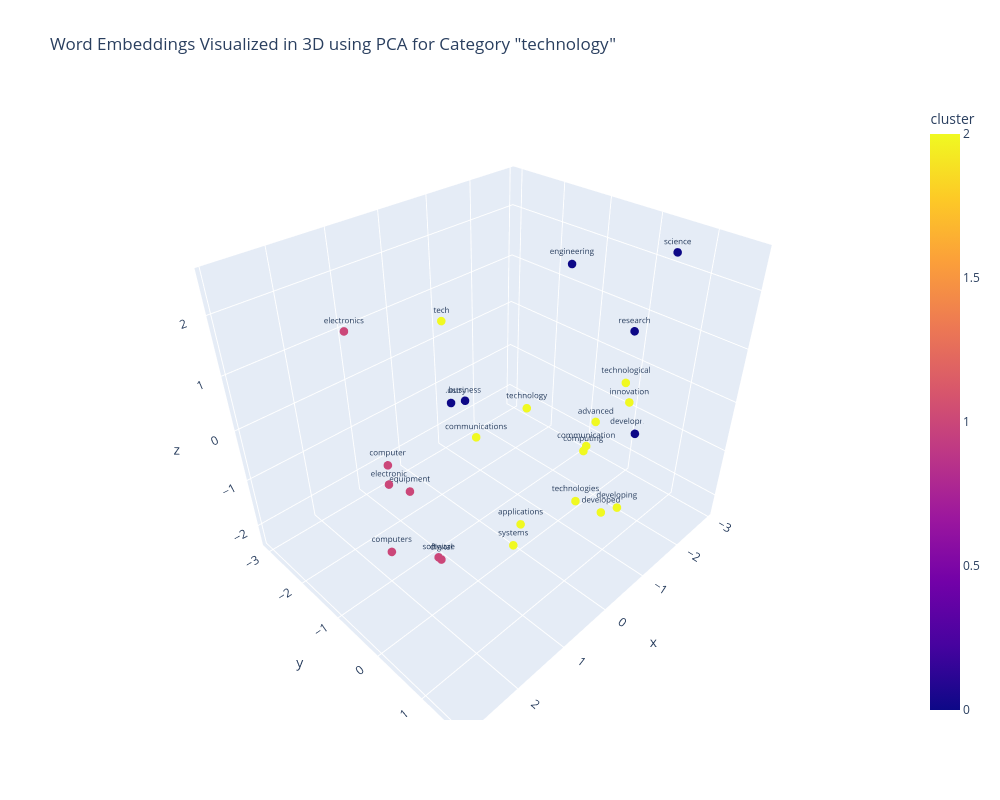
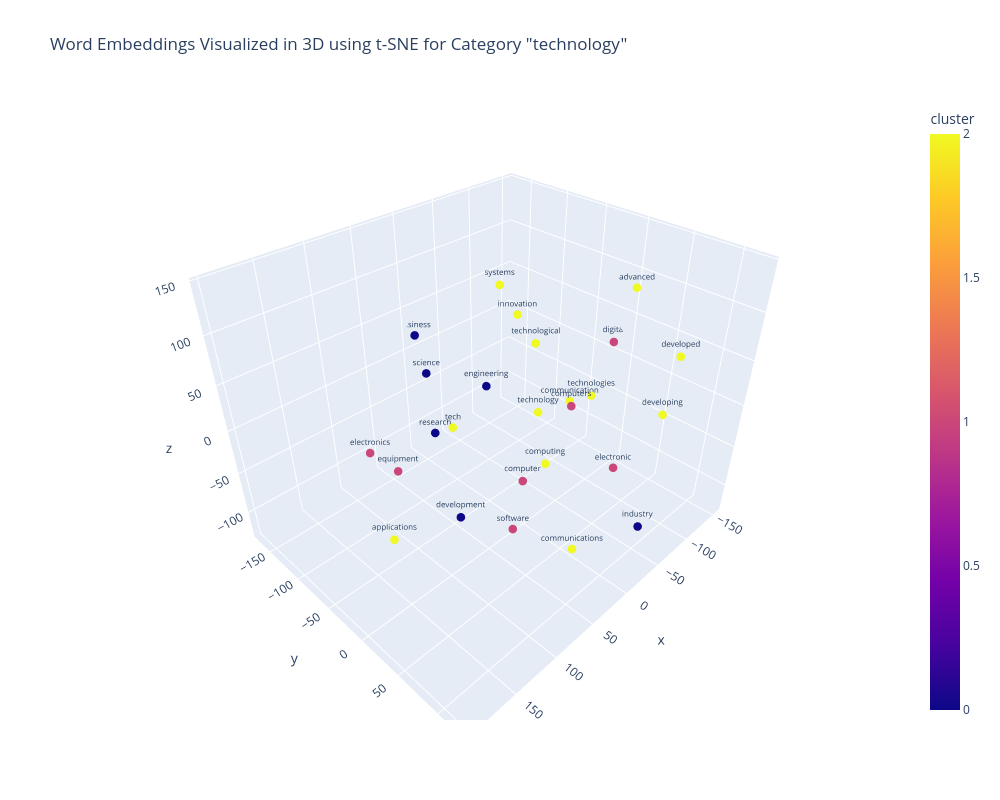

The code cell stored with these charts, in order, in its notebook:
### Code cell
# Import necessary libraries
import matplotlib.pyplot as plt
from mpl_toolkits.mplot3d import Axes3D
import seaborn as sns
import numpy as np
from sklearn.decomposition import PCA
from sklearn.manifold import TSNE
from sklearn.cluster import KMeans
import pandas as pd
import gensim.downloader as api
import plotly.express as px

# Load pre-trained GloVe embeddings (vector size 100)
w2v_model = api.load('glove-wiki-gigaword-100')

# Function to get the most similar words
def get_similar_words(category_word, model, topn=25):
    try:
        similar_words = model.most_similar(category_word, topn=topn)
        words = [category_word]  # Include the category word itself
        words += [word for word, score in similar_words]
        return words
    except KeyError:
        print(f"'{category_word}' is not in the vocabulary.")
        return []

# Choose a category word
category_word = 'technology'

# Get the list of words
words = get_similar_words(category_word, w2v_model, topn=25)

# Get the vectors for the selected words
word_vectors = np.array([w2v_model[word] for word in words])

# Apply PCA to reduce dimensions to 3D
pca = PCA(n_components=3)
word_vectors_pca = pca.fit_transform(word_vectors)

print("Explained variance ratio (PCA):", pca.explained_variance_ratio_)

# Apply t-SNE to reduce dimensions to 3D
tsne = TSNE(n_components=3, perplexity=5, random_state=42, n_iter=1000)
word_vectors_tsne = tsne.fit_transform(word_vectors)

# Apply K-Means clustering on original word vectors
k = 3  # Number of clusters
kmeans = KMeans(n_clusters=k, random_state=42)
kmeans.fit(word_vectors)
labels = kmeans.labels_

# Create DataFrames for PCA and t-SNE results
df_pca = pd.DataFrame({
    'word': words,
    'x': word_vectors_pca[:, 0],
    'y': word_vectors_pca[:, 1],
    'z': word_vectors_pca[:, 2],
    'cluster': labels
})

df_tsne = pd.DataFrame({
    'word': words,
    'x': word_vectors_tsne[:, 0],
    'y': word_vectors_tsne[:, 1],
    'z': word_vectors_tsne[:, 2],
    'cluster': labels
})

# Plotting PCA in 3D with Matplotlib
fig = plt.figure(figsize=(24, 16))
ax = fig.add_subplot(111, projection='3d')

scatter = ax.scatter(df_pca['x'], df_pca['y'], df_pca['z'], c=df_pca['cluster'], cmap='Set2', s=50)

# Annotate the points with words
for i, word in enumerate(df_pca['word']):
    ax.text(df_pca['x'][i], df_pca['y'][i], df_pca['z'][i], word)

ax.set_title(f'Word Embeddings Visualized in 3D using PCA for Category "{category_word}"')
ax.set_xlabel('Principal Component 1')
ax.set_ylabel('Principal Component 2')
ax.set_zlabel('Principal Component 3')

# Add legend
legend1 = ax.legend(*scatter.legend_elements(), title="Cluster")
ax.add_artist(legend1)

plt.show()

# Plotting t-SNE in 3D with Matplotlib
fig = plt.figure(figsize=(24, 16))
ax = fig.add_subplot(111, projection='3d')

scatter = ax.scatter(df_tsne['x'], df_tsne['y'], df_tsne['z'], c=df_tsne['cluster'], cmap='Set2', s=50)

# Annotate the points with words
for i, word in enumerate(df_tsne['word']):
    ax.text(df_tsne['x'][i], df_tsne['y'][i], df_tsne['z'][i], word)

ax.set_title(f'Word Embeddings Visualized in 3D using t-SNE for Category "{category_word}"')
ax.set_xlabel('Dimension 1')
ax.set_ylabel('Dimension 2')
ax.set_zlabel('Dimension 3')

# Add legend
legend1 = ax.legend(*scatter.legend_elements(), title="Cluster")
ax.add_artist(legend1)

plt.show()

# Plotting PCA in 3D with Plotly
fig = px.scatter_3d(
    df_pca, x='x', y='y', z='z',
    color='cluster',
    text='word',
    title=f'Word Embeddings Visualized in 3D using PCA for Category "{category_word}"',
    width=1000, 
    height=800
)

# Update traces to adjust marker size and text font size
fig.update_traces(
    marker=dict(size=5),
    textfont_size=8,
    mode='markers+text',
    textposition='top center'
)

fig.show()

# Plotting t-SNE in 3D with Plotly
fig = px.scatter_3d(
    df_tsne, x='x', y='y', z='z',
    color='cluster',
    text='word',
    title=f'Word Embeddings Visualized in 3D using t-SNE for Category "{category_word}"',
    width=1000, 
    height=800
)

# Update traces to adjust marker size and text font size
fig.update_traces(
    marker=dict(size=5),
    textfont_size=8,
    mode='markers+text',
    textposition='top center'
)

fig.show()

### Figure 1 — Plotly figure (JSON) as saved in the notebook; plotly's stock layout.template omitted (floating-point values rounded to 4 significant figures)
{"data": [{"hovertemplate": "x=%{x}<br>y=%{y}<br>z=%{z}<br>word=%{text}<br>cluster=%{marker.color}<extra></extra>", "legendgroup": "", "marker": {"color": [2, 2, 1, 2, 1, 2, 2, 2, 0, 0, 2, 0, 0, 0, 2, 0, 1, 2, 1, 1, 2, 1, 2, 2, 2, 1], "coloraxis": "coloraxis", "size": 5, "symbol": "circle"}, "mode": "markers+text", "name": "", "scene": "scene", "showlegend": false, "text": ["technology", "technologies", "computer", "tech", "software", "systems", "innovation", "technological", "engineering", "research", "computing", "business", "industry", "development", "communication", "science", "equipment", "applications", "electronic", "computers", "developed", "electronics", "advanced", "communications", "developing", "digital"], "textfont": {"size": 8}, "textposition": "top center", "type": "scatter3d", "x": [-0.2227, -0.05565, 2.537, 0.06326, 2.099, 1.189, -1.966, -1.804, -1.431, -2.636, 0.742, -0.855, -1.241, -2.905, -0.1642, -2.242, 1.529, 1.176, 2.226, 2.884, -0.97, 1.193, -0.3699, 0.8273, -1.883, 2.281], "y": [-0.1477, 1.045, -0.005495, -1.73, 0.3619, 0.9406, 0.5491, 0.5406, -0.4116, 0.04909, 1.691, -2.232, -3.065, 0.1583, 1.071, 0.8562, -0.9411, 1.058, -0.4744, 0.3836, 0.9072, -2.743, 1.049, -0.1762, 0.6254, 0.6414], "z": [0.32, -0.7155, 0.8798, 1.331, -0.8293, -0.8308, -0.08415, 0.3713, 2.231, 0.7868, 1.056, -0.8628, -1.511, -1.441, 0.291, 2.556, -0.7757, -0.3486, 0.08069, -0.1308, -1.642, 1.195, 0.603, 0.3108, -2.313, -0.5281]}], "layout": {"coloraxis": {"colorbar": {"title": {"text": "cluster"}}, "colorscale": [[0, "#0d0887"], [0.1111, "#46039f"], [0.2222, "#7201a8"], [0.3333, "#9c179e"], [0.4444, "#bd3786"], [0.5556, "#d8576b"], [0.6667, "#ed7953"], [0.7778, "#fb9f3a"], [0.8889, "#fdca26"], [1, "#f0f921"]]}, "height": 800, "legend": {"tracegroupgap": 0}, "scene": {"domain": {"x": [0, 1], "y": [0, 1]}, "xaxis": {"title": {"text": "x"}}, "yaxis": {"title": {"text": "y"}}, "zaxis": {"title": {"text": "z"}}}, "title": {"text": "Word Embeddings Visualized in 3D using PCA for Category \"technology\""}, "width": 1000}}

### Figure 2 — Plotly figure (JSON) as saved in the notebook; plotly's stock layout.template omitted (floating-point values rounded to 4 significant figures)
{"data": [{"hovertemplate": "x=%{x}<br>y=%{y}<br>z=%{z}<br>word=%{text}<br>cluster=%{marker.color}<extra></extra>", "legendgroup": "", "marker": {"color": [2, 2, 1, 2, 1, 2, 2, 2, 0, 0, 2, 0, 0, 0, 2, 0, 1, 2, 1, 1, 2, 1, 2, 2, 2, 1], "coloraxis": "coloraxis", "size": 5, "symbol": "circle"}, "mode": "markers+text", "name": "", "scene": "scene", "showlegend": false, "text": ["technology", "technologies", "computer", "tech", "software", "systems", "innovation", "technological", "engineering", "research", "computing", "business", "industry", "development", "communication", "science", "equipment", "applications", "electronic", "computers", "developed", "electronics", "advanced", "communications", "developing", "digital"], "textfont": {"size": 8}, "textposition": "top center", "type": "scatter3d", "x": [-28.99, -68.23, -29.55, 100.8, 19.79, 28.2, -43.88, -17.37, -31.75, 58.87, 20.13, -8.967, -22.56, 91.67, -133.6, 43.33, 63.98, 195.9, -102.6, 47.41, -95.91, 147.1, -101.9, 78.26, -49.84, -152.4], "y": [-11.47, 21.32, -29.2, 9.968, 3.586, -8.938, -55.49, -7.834, -85.98, -63.37, 41.96, -170.6, 119.6, 6.01, -54.97, -90.63, -121.6, 49.26, 33.47, 87.4, 93.82, -43.42, 36.16, 122.6, 111.2, -16.88], "z": [-12.35, 4.233, -111.3, 48.63, -125.1, 144.0, 72.46, 71.35, -17.85, -18.31, -17.49, 17.57, -71.11, -59.19, -71.06, 29.45, -97.24, 17.18, -99.08, 81.7, 67.21, 18.24, 112.2, -24.62, 36.28, 13.71]}], "layout": {"coloraxis": {"colorbar": {"title": {"text": "cluster"}}, "colorscale": [[0, "#0d0887"], [0.1111, "#46039f"], [0.2222, "#7201a8"], [0.3333, "#9c179e"], [0.4444, "#bd3786"], [0.5556, "#d8576b"], [0.6667, "#ed7953"], [0.7778, "#fb9f3a"], [0.8889, "#fdca26"], [1, "#f0f921"]]}, "height": 800, "legend": {"tracegroupgap": 0}, "scene": {"domain": {"x": [0, 1], "y": [0, 1]}, "xaxis": {"title": {"text": "x"}}, "yaxis": {"title": {"text": "y"}}, "zaxis": {"title": {"text": "z"}}}, "title": {"text": "Word Embeddings Visualized in 3D using t-SNE for Category \"technology\""}, "width": 1000}}
